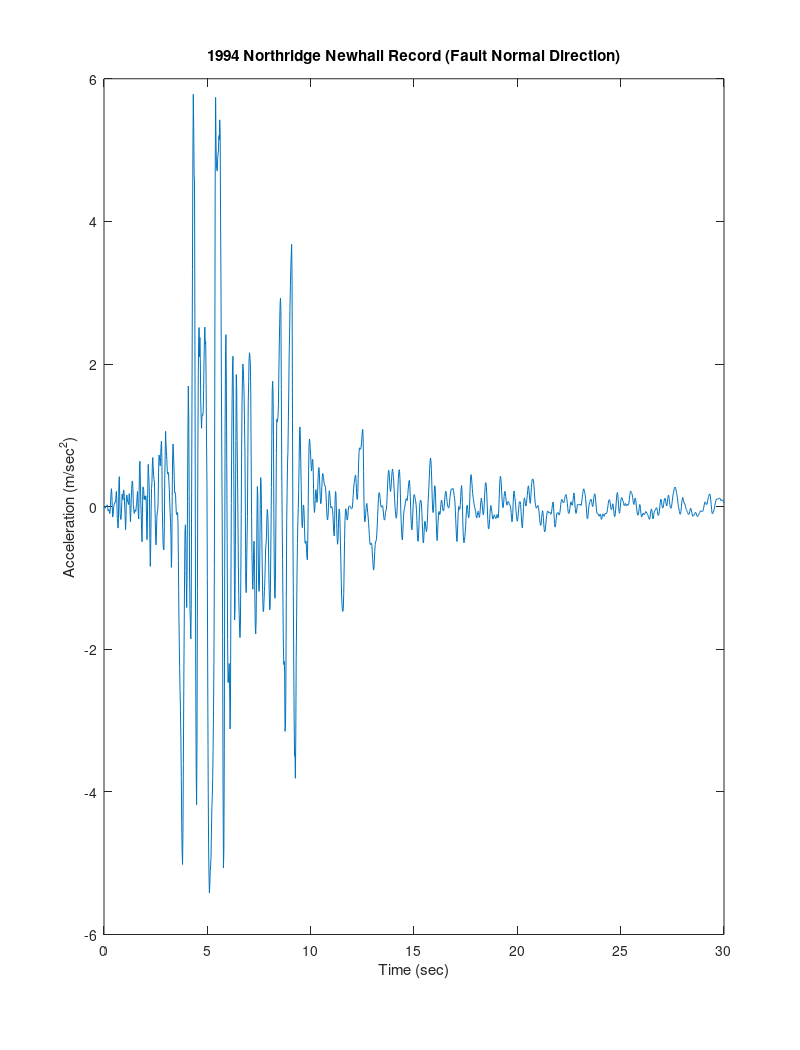

Write the MATLAB code that produced this figure. (Note: this script raises an error after producing the figure.)
close all; clear all;
orient tall
data_fn=load('newhall_360.dat');
g=9.81;    % gravity

dt=0.02;    % time increment
t_end=30;  %end time (sec) for plotting
[m,n]=size(data_fn);
k=1;
for i=1:m
for j=1:n
   Ag(k)=data_fn(i,j)/100;   %change units from cm/s^2 to m/s^2
   Time(k)=dt*(k-1);
   k=k+1;
end
end

N=t_end/dt+1;
plot(Time(1:N),Ag(1:N))   
xlabel('Time (sec)')
ylabel('Acceleration (m/sec^2)')
title('1994 Northridge Newhall Record (Fault Normal Direction)')

%% assignment 1d
m = 450e3;
mb = 200e3;
ts = 0.5; 
tb = 2;
zeta_s = 0.02;
zeta_b = 0.1;

figure
disp('The maximum isolator displacement, maximum structural drift and fixed-based structural displacement are given respectively for Problem 1d)')
plotTimeHistory1 = plotResponse(m, mb, ts, tb, zeta_s, zeta_b, Ag, dt,N, Time);

%% problem 2c
m1 = 250e3;
mb1 = m1;
ts1 = 1.5; 
tb1 = ts1;
zeta_s1 = 0.05;
zeta_b1 = zeta_s1;

figure
disp('The maximum isolator displacement, maximum structural drift and fixed-based structural displacement are given respectively for Problem 2c)')
plotTimeHistory2 = plotResponse(m1, mb1, ts1, tb1, zeta_s1, zeta_b1, Ag, dt,N, Time);


